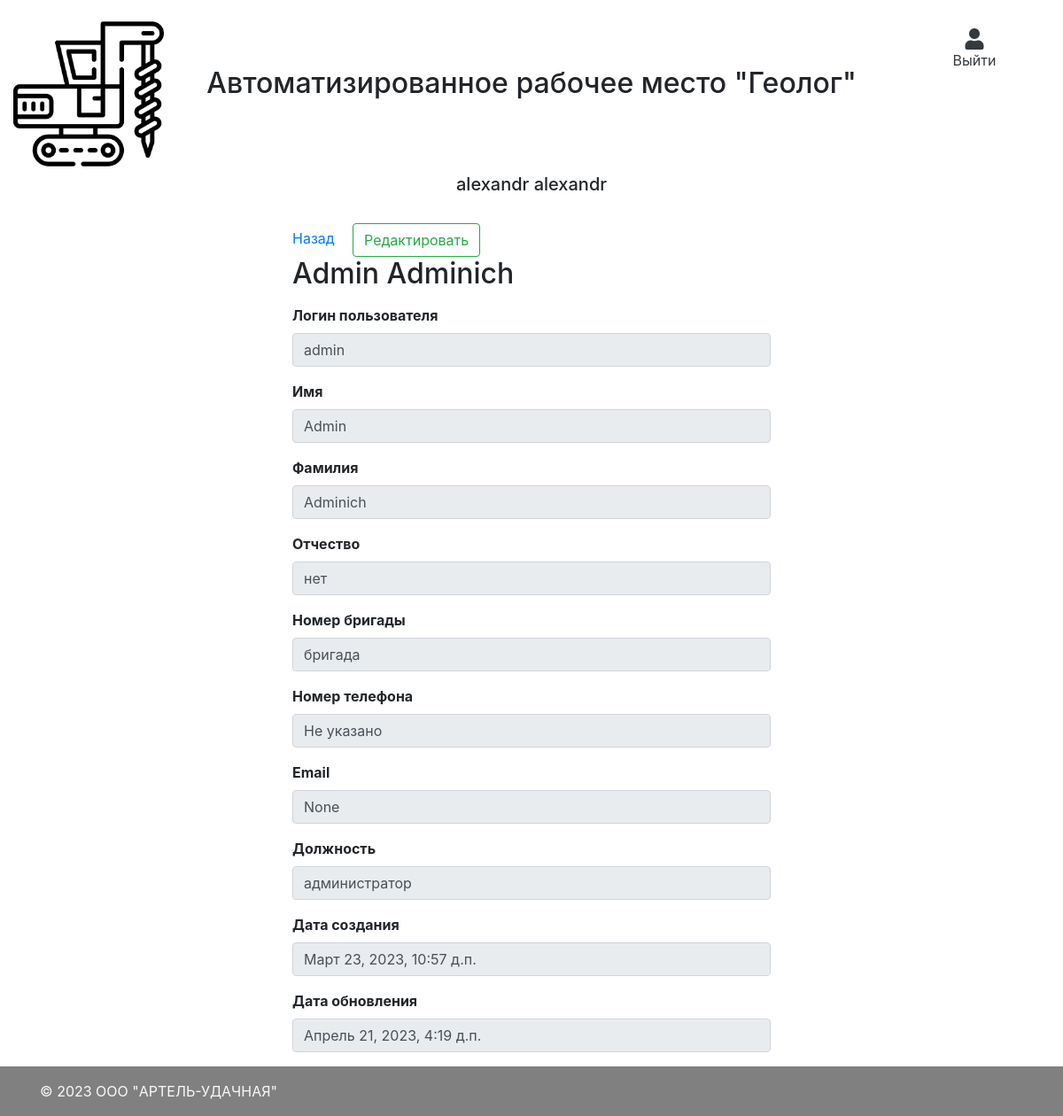
/users/1 (signed in), run on the app's committed database.
### main/models.py (models this page shows, shortened)
class CustomUser(AbstractBaseUser, PermissionsMixin):
    username = models.CharField("Логин пользователя", max_length=50, unique=True)
    first_name = models.CharField("Имя", max_length=50)
    last_name = models.CharField("Фамилия", max_length=50)
    patronymic = models.CharField("Отчество", max_length=50, default="нет")
    team = models.ForeignKey(Team, verbose_name="Номер бригады", on_delete=models.CASCADE, null=True)
    phone_number = models.CharField("Номер телефона", max_length=50, default="Не указано")
    email = models.EmailField(verbose_name="Email", max_length=255, unique=True, blank=True, null=True)
    role = models.ForeignKey(Role, on_delete=models.CASCADE, verbose_name="Должность")
    is_superuser = models.BooleanField(default=False)
    is_active = models.BooleanField(default=True)
    is_admin = models.BooleanField(default=False)
    objects = CustomUserManager()
    created_at = models.DateTimeField("Дата создания", auto_now_add=True)
    updated_at = models.DateTimeField("Дата обновления", auto_now=True)
    USERNAME_FIELD = 'username'
    REQUIRED_FIELDS = ['password']
    class Meta:
        verbose_name = "Пользователь"
        verbose_name_plural = "Пользователи"

class Team(models.Model):
    name = models.CharField("Наименование бригады", max_length=100, unique=True)
    class Meta:
        verbose_name = "Бригада"
        verbose_name_plural = "Бригады"
    def __str__(self):
        return self.name

class Role(models.Model):
    title = models.CharField("Наименование роли", max_length=100, unique=True)
    class Meta:
        verbose_name = "Роль (Должность)"
        verbose_name_plural = "Роли (Должности)"
    def __str__(self):
        return self.title

### main/views.py (the view)
# urls.py: path('users/<int:pk>', views.CustomUserDetailView.as_view(), name='users_detail'),
class CustomUserDetailView(LoginRequiredMixin, DetailView):
    template_name = "main/users/index.html"
    model = models.CustomUser
    queryset = models.CustomUser.objects.all()

### templates/main/users/index.html
{% extends "layout.html" %}
{% block content %}
    <div class="col-12">
        <div class="row justify-content-center">
            <div class="col-md-6">
                <div class="form-group">
                    <a href="/main_menu?target=users">Назад</a>
                    <a href="/users/edit/{{ object.id }}" class="ml-3 btn btn-outline-success">Редактировать</a>
                    <h2>{{ object.first_name }} {{ object.last_name }}</h2>
                </div>
                <div class="form-group">
                    <label for="username" class="font-weight-bold">Логин пользователя</label>
                    <input type="text" class="form-control" readonly id="username" value="{{ object.username }}">
                </div>
                <div class="form-group">
                    <label for="first_name" class="font-weight-bold">Имя</label>
                    <input type="text" class="form-control" readonly id="first_name" value="{{ object.first_name }}">
                </div>
                <div class="form-group">
                    <label for="last_name" class="font-weight-bold">Фамилия</label>
                    <input type="text" class="form-control" readonly id="last_name" value="{{ object.last_name }}">
                </div>
                <div class="form-group">
                    <label for="patronymic" class="font-weight-bold">Отчество</label>
                    <input type="text" class="form-control" readonly id="patronymic" value="{{ object.patronymic }}">
                </div>
                <div class="form-group">
                    <label for="team" class="font-weight-bold">Номер бригады</label>
                    <input type="text" class="form-control" readonly id="team" value="{{ object.team }}">
                </div>
                <div class="form-group">
                    <label for="phone_number" class="font-weight-bold">Номер телефона</label>
                    <input type="text" class="form-control" readonly id="phone_number" value="{{ object.phone_number }}">
                </div>
                <div class="form-group">
                    <label for="email" class="font-weight-bold">Email</label>
                    <input type="text" class="form-control" readonly id="email" value="{{ object.email }}">
                </div>
                <div class="form-group">
                    <label for="role" class="font-weight-bold">Должность</label>
                    <input type="text" class="form-control" readonly id="role" value="{{ object.role }}">
                </div>
                <div class="form-group">
                    <label for="created_at" class="font-weight-bold">Дата создания</label>
                    <input type="text" class="form-control" readonly id="created_at" value="{{ object.created_at }}">
                </div>
                <div class="form-group">
                    <label for="updated_at" class="font-weight-bold">Дата обновления</label>
                    <input type="text" class="form-control" readonly id="updated_at" value="{{ object.updated_at }}">
                </div>
            </div>
        </div>
    </div>
{% endblock %}

### templates/layout.html (shortened to what this page needs)
<html lang="en">
    <head>
        <link rel="stylesheet" href="https://maxcdn.bootstrapcdn.com/bootstrap/4.0.0/css/bootstrap.min.css">
        <link rel="stylesheet" href="https://cdnjs.cloudflare.com/ajax/libs/font-awesome/5.15.4/css/all.min.css" />
        <link rel="stylesheet" href="/static/css/main.scss" />
    </head>
    <body class="d-flex flex-column min-vh-100">
      <div class="container-fluid navbar-light bg-navbar-main">
        <div class="row">
            <div class="col-12 col-lg-2 text-center mt-3">
              <a href="/"><img class="img-fluid navbar-brand" src="/static/images/navbar_brand.png"></a>
            </div>
            <div class="col-12 col-lg-8 justify-content-center d-flex align-items-center">
              <h2>Автоматизированное рабочее место "Геолог"</h2>
            </div>
            <div class="col-12 col-lg-2 text-center mt-3">
              <ul class="d-none d-lg-block navbar-nav mr-auto mt-2 ml-3 ml-md-0 mt-lg-0 justify-content-center">
                {% if request.user.is_authenticated %}
                  <li class="nav-item dropdown">
                    <a class="nav-link d-flex flex-column text-dark mt-2" href="/logout">
                      <i class="fa fa-user" aria-hidden="true" style="font-size: 24px;"></i> Выйти
                    </a>
                  </li>
                {% else %}
                  {% comment %} <li class="nav-item m-lg-0">
                    <i class="fa fa-user" aria-hidden="true" style="font-size: 24px;">Войти</i>
                  </li> {% endcomment %}
                {% endif %}
              </ul>
            </div>
            <div class="col-12 col-lg-12 justify-content-center d-flex align-items-center">
              <h5 class="text-center">
                {% if request.user.is_authenticated %}
                  {{ request.user.first_name }} {{ request.user.last_name }}
                {% else %}
                  {% comment %} <li class="nav-item m-lg-0">
                    <i class="fa fa-user" aria-hidden="true" style="font-size: 24px;">Войти</i>
                  </li> {% endcomment %}
                {% endif %}
              </h5>
            </div>
        </div>
      </div>
      <div class="container mt-4">
          <div class="row">
              {% block content %}{% endblock %}
          </div>
      </div>
      <footer class="mt-auto py-3" style="background-color: #808080">
        <div class="container">
          <span class="text-light">© 2023 OOO "АРТЕЛЬ-УДАЧНАЯ"</span>
        </div>
      </footer>
    </body>
</html>

### data on the page
CustomUser: user.first_name "alexandr", user.last_name "alexandr"
CustomUser: first_name "Admin", last_name "Adminich", username "admin", patronymic "нет", team "бригада", phone_number "Не указано", email "None", role "администратор", created_at "Март 23, 2023, 10:57 д.п.", updated_at "Апрель 21, 2023, 4:19 д.п."
